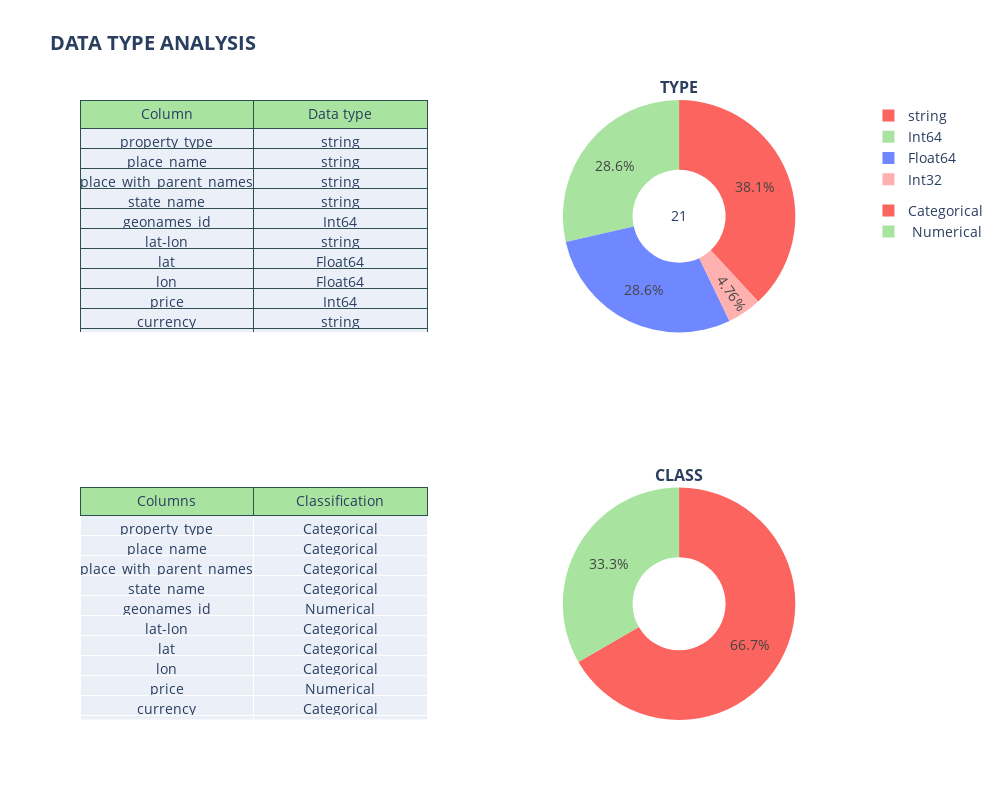

Source (notebook cell):
### Code cell
table_dtype(df)

### Figure 1 — Plotly figure (JSON) as saved in the notebook; plotly's stock layout.template omitted (floating-point values rounded to 4 significant figures)
{"data": [{"domain": {"x": [0.55, 1], "y": [0.625, 1]}, "hole": 0.4, "labels": ["string", "Int64", "Float64", "Int32"], "legendgroup": "pie", "marker": {"colors": ["#FC645F", "#A8E4A0", "#7088FF", "#FEB1AF"]}, "textposition": "inside", "title": {"text": "21"}, "type": "pie", "values": [8, 6, 6, 1]}, {"cells": {"line": {"color": "darkslategray"}, "values": [["property_type", "place_name", "place_with_parent_names", "state_name", "geonames_id", "lat-lon", "lat", "lon", "price", "currency", "price_aprox_local_currency", "price_aprox_usd", "surface_total_in_m2", "surface_covered_in_m2", "price_usd_per_m2", "price_per_m2", "floor", "rooms", "expenses", "description", "title"], ["string", "string", "string", "string", "Int64", "string", "Float64", "Float64", "Int64", "string", "Float64", "Float64", "Int64", "Int64", "Float64", "Float64", "Int64", "Int32", "Int64", "string", "string"]]}, "domain": {"x": [0, 0.45], "y": [0.625, 1]}, "header": {"fill": {"color": "#A8E4A0"}, "line": {"color": "darkslategray"}, "values": ["Column", "Data type"]}, "type": "table"}, {"cells": {"values": [["property_type", "place_name", "place_with_parent_names", "state_name", "geonames_id", "lat-lon", "lat", "lon", "price", "currency", "price_aprox_local_currency", "price_aprox_usd", "surface_total_in_m2", "surface_covered_in_m2", "price_usd_per_m2", "price_per_m2", "floor", "rooms", "expenses", "description", "title"], ["Categorical", "Categorical", "Categorical", "Categorical", "Numerical", "Categorical", "Categorical", "Categorical", "Numerical", "Categorical", "Categorical", "Categorical", "Numerical", "Numerical", "Categorical", "Categorical", "Numerical", "Numerical", "Numerical", "Categorical", "Categorical"]]}, "domain": {"x": [0, 0.45], "y": [0, 0.375]}, "header": {"fill": {"color": "#A8E4A0"}, "line": {"color": "darkslategray"}, "values": ["Columns", "Classification"]}, "type": "table"}, {"domain": {"x": [0.55, 1], "y": [0, 0.375]}, "hole": 0.4, "labels": ["Categorical", " Numerical"], "legendgroup": "pie2", "marker": {"colors": ["#FC645F", "#A8E4A0", "#7088FF", "#FEB1AF"]}, "type": "pie", "values": [14, 7]}], "layout": {"annotations": [{"font": {"size": 16}, "showarrow": false, "text": "<b>TYPE", "x": 0.775, "xanchor": "center", "xref": "paper", "y": 1, "yanchor": "bottom", "yref": "paper"}, {"font": {"size": 16}, "showarrow": false, "text": "<b>CLASS", "x": 0.775, "xanchor": "center", "xref": "paper", "y": 0.375, "yanchor": "bottom", "yref": "paper"}], "font": {"size": 14}, "height": 800, "title": {"text": "<b>DATA TYPE ANALYSIS"}, "width": 1000}}
